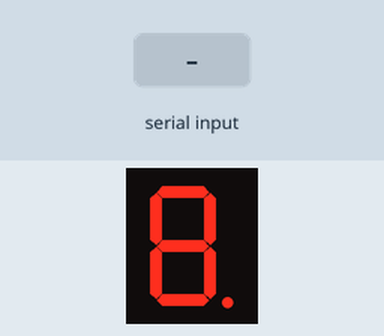
Recording of a sketch running on a simulated Arduino Uno, built with avr-gcc and run on an emulated ATmega328P. Parts: 1-digit seven-segment display. Wiring (inferred from the names in the program): 1-digit 7-segment display, segments lit when LOW: segments pin 2, pin 3, pin 4, pin 5, pin 6, pin 7, pin 8, pin 13. The test bench sets the inputs (shaded band). The segment pins are drawn as the display they are named for.

Above: at 1.2 s.
1.3 s: "90,45\n" received over Serial
At 3.5 s:
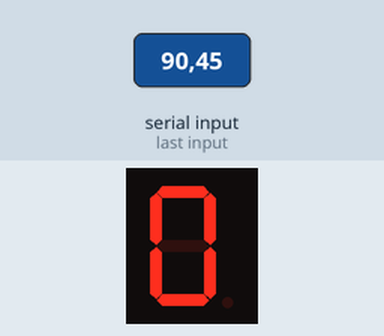
3.8 s: "1\n" received over Serial
At 4.6 s:
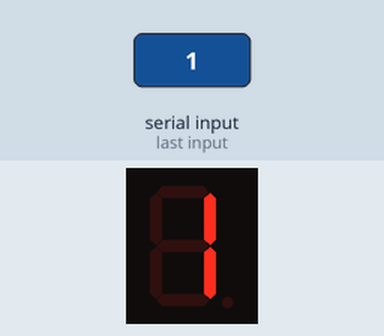
6.3 s: "2\n" received over Serial
At 7.1 s:
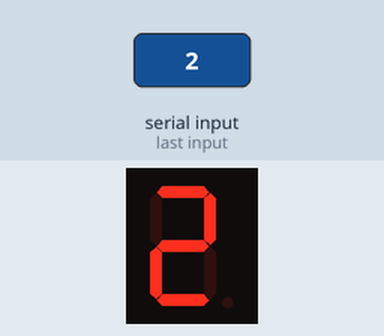
8.8 s: "3\n" received over Serial
At 9.6 s:
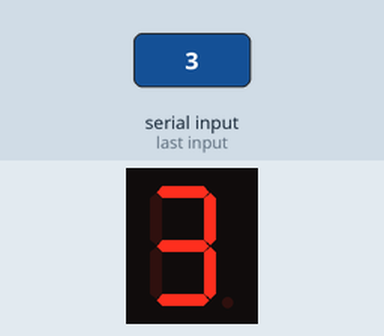
11.3 s: "4\n" received over Serial
At 12.1 s:
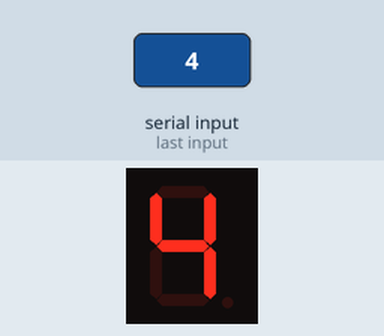
13.8 s: "5\n" received over Serial
At 14.6 s:
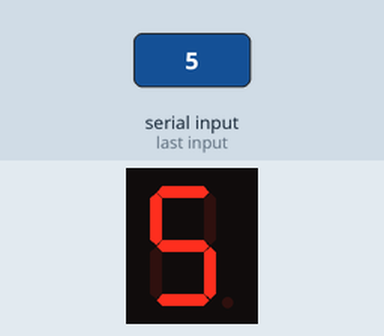
Timing chart, 0 to 16.8 s (numbered marks = the images above; inputs shaded):
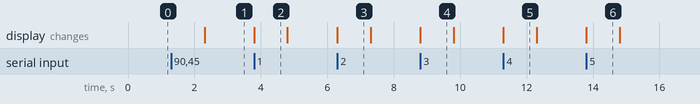

Measured:
- after the input at 1.3 s, the display: changes after 1.0 s (image 1)
- after the input at 3.8 s, the display: changes at once (image 2)
- after the input at 6.3 s, the display: changes at once (image 3)
- after the input at 8.8 s, the display: changes at once (image 4)
- after the input at 11.3 s, the display: changes at once (image 5)
- after the input at 13.8 s, the display: changes at once (image 6)
- what the display in image 2 shows lasts 1.0 s, from 3.8 s to 4.8 s

The sketch:

code.ino
```cpp
//writing code using chatgpt is not a big deal or a mistake in coding
//you need to have enf knowledge to analysis the code .
//it is stupidity to write repetitive code in this era of technology.
//understand the basics of the language .ino and u r ready for chatgpt blindly pasting gpt code never give a proper output nor make u expert

int A = 2;
int B = 3;
int C = 4;
int D = 5;
int E = 6;
int F = 7;
int G = 8;
int DP = 13;

void setup()
{
    pinMode(A, OUTPUT);
    pinMode(B, OUTPUT);
    pinMode(C, OUTPUT);
    pinMode(D, OUTPUT);
    pinMode(E, OUTPUT);
    pinMode(F, OUTPUT);
    pinMode(G, OUTPUT);
    pinMode(DP, OUTPUT);
    Serial.begin(9600); // initialize serial communication
}

void loop()
{
    if (Serial.available() > 0) // check if data is available on serial port
    {
        int number = Serial.parseInt(); // read the number from serial port
        switch (number)                 // display the number on the seven-segment display
        {
        case 0:
            digitalWrite(A, LOW);
            digitalWrite(B, LOW);
            digitalWrite(C, LOW);
            digitalWrite(D, LOW);
            digitalWrite(E, LOW);
            digitalWrite(F, LOW);
            digitalWrite(G, HIGH);
            digitalWrite(DP, HIGH);
            break;
        case 1:
            digitalWrite(A, HIGH);
            digitalWrite(B, LOW);
            digitalWrite(C, LOW);
            digitalWrite(D, HIGH);
            digitalWrite(E, HIGH);
            digitalWrite(F, HIGH);
            digitalWrite(G, HIGH);
            digitalWrite(DP, HIGH);
            break;
        case 2:
            digitalWrite(A, LOW);
            digitalWrite(B, LOW);
            digitalWrite(C, HIGH);
            digitalWrite(D, LOW);
            digitalWrite(E, LOW);
            digitalWrite(F, HIGH);
            digitalWrite(G, LOW);
            digitalWrite(DP, HIGH);
            break;
        case 3:
            digitalWrite(A, LOW);
            digitalWrite(B, LOW);
            digitalWrite(C, LOW);
            digitalWrite(D, LOW);
            digitalWrite(E, HIGH);
            digitalWrite(F, HIGH);
            digitalWrite(G, LOW);
            digitalWrite(DP, HIGH);
            break;
        case 4:
            digitalWrite(A, HIGH);
            digitalWrite(B, LOW);
            digitalWrite(C, LOW);
            digitalWrite(D, HIGH);
            digitalWrite(E, HIGH);
            digitalWrite(F, LOW);
            digitalWrite(G, LOW);
            digitalWrite(DP, HIGH);
            break;
        case 5:
            digitalWrite(A, LOW);
            digitalWrite(B, HIGH);
            digitalWrite(C, LOW);
            digitalWrite(D, LOW);
            digitalWrite(E, HIGH);
            digitalWrite(F, LOW);
            digitalWrite(G, LOW);
            digitalWrite(DP, HIGH);
            break;
        case 6:
            digitalWrite(A, LOW);
            digitalWrite(B, HIGH);
            digitalWrite(C, LOW);
            digitalWrite(D, LOW);
            digitalWrite(E, LOW);
            digitalWrite(F, LOW);
            digitalWrite(G, LOW);
            digitalWrite(DP, HIGH);
            break;
        case 7:
            digitalWrite(A, LOW);
            digitalWrite(B, LOW);
            digitalWrite(C, LOW);
            digitalWrite(D, HIGH);
            digitalWrite(E, HIGH);
            digitalWrite(F, HIGH);
            digitalWrite(G, HIGH);
            digitalWrite(DP, HIGH);
            break;
        case 8:
            digitalWrite(A, LOW);
            digitalWrite(B, LOW);
            digitalWrite(C, LOW);
            digitalWrite(D, LOW);
            digitalWrite(E, LOW);
            digitalWrite(F, LOW);
            digitalWrite(G, LOW);
            digitalWrite(DP, HIGH);
            break;
        case 9:
            digitalWrite(A, LOW);
            digitalWrite(B, LOW);
            digitalWrite(C, LOW);
            digitalWrite(D, LOW);
            digitalWrite(E, HIGH);
            digitalWrite(F, LOW);
            digitalWrite(G, LOW);
            digitalWrite(DP, HIGH);
            break;
        default:
            break;
        }
    }
}
```
